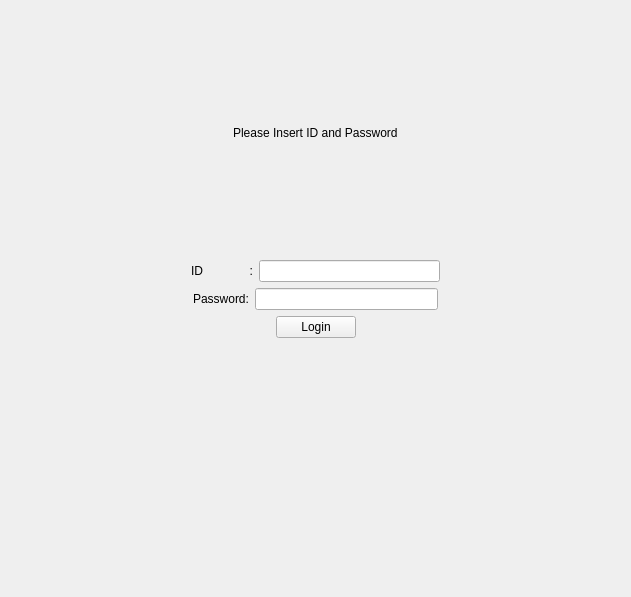
<?xml version="1.0" encoding="UTF-8"?>
<ui version="4.0">
 <class>pLoginWindow</class>
 <widget class="QWidget" name="pLoginWindow">
  <property name="geometry">
   <rect>
    <x>0</x>
    <y>0</y>
    <width>631</width>
    <height>597</height>
   </rect>
  </property>
  <property name="windowTitle">
   <string>Form</string>
  </property>
  <layout class="QVBoxLayout" name="verticalLayout_8">
   <item>
    <layout class="QVBoxLayout" name="verticalLayout" stretch="1,5,5,3,1,2">
     <item>
      <layout class="QHBoxLayout" name="pLoginLayout1">
       <item>
        <spacer name="horizontalSpacer_7">
         <property name="orientation">
          <enum>Qt::Orientation::Horizontal</enum>
         </property>
         <property name="sizeHint" stdset="0">
          <size>
           <width>40</width>
           <height>20</height>
          </size>
         </property>
        </spacer>
       </item>
       <item>
        <widget class="QLabel" name="pLabel_msg1">
         <property name="text">
          <string>Please Insert ID and Password</string>
         </property>
        </widget>
       </item>
       <item>
        <spacer name="horizontalSpacer_6">
         <property name="orientation">
          <enum>Qt::Orientation::Horizontal</enum>
         </property>
         <property name="sizeHint" stdset="0">
          <size>
           <width>40</width>
           <height>20</height>
          </size>
         </property>
        </spacer>
       </item>
      </layout>
     </item>
     <item>
      <layout class="QVBoxLayout" name="pLoginLayout2" stretch="2,1">
       <item>
        <layout class="QVBoxLayout" name="verticalLayout_3"/>
       </item>
       <item>
        <layout class="QHBoxLayout" name="pLoginLayout2_1">
         <item>
          <spacer name="horizontalSpacer_10">
           <property name="orientation">
            <enum>Qt::Orientation::Horizontal</enum>
           </property>
           <property name="sizeHint" stdset="0">
            <size>
             <width>40</width>
             <height>20</height>
            </size>
           </property>
          </spacer>
         </item>
         <item>
          <widget class="QLabel" name="pLabel_ID">
           <property name="text">
            <string>ID              :</string>
           </property>
          </widget>
         </item>
         <item>
          <widget class="QLineEdit" name="pLineEdit_ID"/>
         </item>
         <item>
          <spacer name="horizontalSpacer_8">
           <property name="orientation">
            <enum>Qt::Orientation::Horizontal</enum>
           </property>
           <property name="sizeHint" stdset="0">
            <size>
             <width>40</width>
             <height>20</height>
            </size>
           </property>
          </spacer>
         </item>
        </layout>
       </item>
      </layout>
     </item>
     <item>
      <layout class="QVBoxLayout" name="pLoginLayout3" stretch="1,1">
       <item>
        <layout class="QHBoxLayout" name="pLoginLayout3_1">
         <item>
          <spacer name="horizontalSpacer_11">
           <property name="orientation">
            <enum>Qt::Orientation::Horizontal</enum>
           </property>
           <property name="sizeHint" stdset="0">
            <size>
             <width>40</width>
             <height>20</height>
            </size>
           </property>
          </spacer>
         </item>
         <item>
          <widget class="QLabel" name="pLabel_PW">
           <property name="text">
            <string>Password:</string>
           </property>
          </widget>
         </item>
         <item>
          <widget class="QLineEdit" name="pLineEdit_PW"/>
         </item>
         <item>
          <spacer name="horizontalSpacer_9">
           <property name="orientation">
            <enum>Qt::Orientation::Horizontal</enum>
           </property>
           <property name="sizeHint" stdset="0">
            <size>
             <width>40</width>
             <height>20</height>
            </size>
           </property>
          </spacer>
         </item>
        </layout>
       </item>
       <item>
        <layout class="QVBoxLayout" name="verticalLayout_6"/>
       </item>
      </layout>
     </item>
     <item>
      <layout class="QHBoxLayout" name="pLoginLayout4">
       <item>
        <spacer name="horizontalSpacer_2">
         <property name="orientation">
          <enum>Qt::Orientation::Horizontal</enum>
         </property>
         <property name="sizeHint" stdset="0">
          <size>
           <width>40</width>
           <height>20</height>
          </size>
         </property>
        </spacer>
       </item>
       <item>
        <widget class="QPushButton" name="pPBtton_Login">
         <property name="text">
          <string>Login</string>
         </property>
        </widget>
       </item>
       <item>
        <spacer name="horizontalSpacer_3">
         <property name="orientation">
          <enum>Qt::Orientation::Horizontal</enum>
         </property>
         <property name="sizeHint" stdset="0">
          <size>
           <width>40</width>
           <height>20</height>
          </size>
         </property>
        </spacer>
       </item>
      </layout>
     </item>
     <item>
      <layout class="QHBoxLayout" name="pLoginLayout5">
       <item>
        <spacer name="horizontalSpacer_4">
         <property name="orientation">
          <enum>Qt::Orientation::Horizontal</enum>
         </property>
         <property name="sizeHint" stdset="0">
          <size>
           <width>40</width>
           <height>20</height>
          </size>
         </property>
        </spacer>
       </item>
       <item>
        <widget class="QLabel" name="pLabel_status">
         <property name="text">
          <string/>
         </property>
        </widget>
       </item>
       <item>
        <spacer name="horizontalSpacer_5">
         <property name="orientation">
          <enum>Qt::Orientation::Horizontal</enum>
         </property>
         <property name="sizeHint" stdset="0">
          <size>
           <width>40</width>
           <height>20</height>
          </size>
         </property>
        </spacer>
       </item>
      </layout>
     </item>
     <item>
      <layout class="QVBoxLayout" name="pLoginLayout6"/>
     </item>
    </layout>
   </item>
  </layout>
 </widget>
 <resources/>
 <connections/>
</ui>
